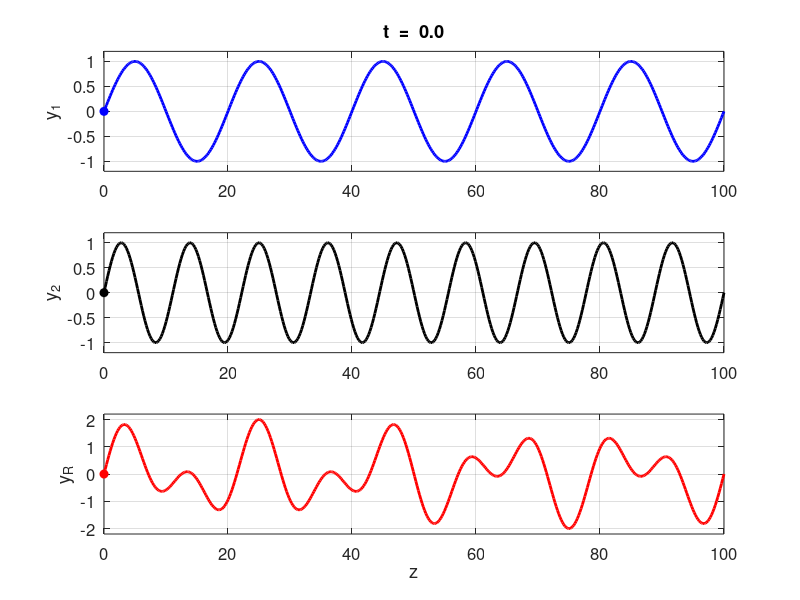

The MATLAB script that drew this image: (Note: this script raises an error after producing the figure.)
% p001.m    

% PHOTONICS and WAVES  Phase and Group Velocity Animations
% Ian Cooper
% email: ian.cooper@sydney.edu.au
% School of Physics, University of Sydney
% 180913 / Matlab version R2018a

% DOING PHYSICS WITH MATLAB 
%    http://www.physics.usyd.edu.au/teach_res/mp/mphome.htm
% Reference page for documentation and notes
%    http://www.physics.usyd.edu.au/teach_res/mp/doc/chaos10.pdf
%    http://www.physics.usyd.edu.au/teach_res/mp/doc/chaos11.pdf
%  

clear
close all
clc

% ANIMATION and GIF file ==============================================
% Show and Save animation as a gif file (0 no)  (1 yes) for flagAG
    flagAG = 1;    
% file name for animated gif   
    ag_name = 'ag_photonics.gif'; 
% Delay in seconds before displaying the next image  
    delay = 0.20;
    frame1 = 0;

flagM = 1;

% Simulation time
  tMax = 10;
  nT = 80;
  t = linspace(0,tMax,nT);

% Z axis
  nZ = 500;
  zMax = 100;
  z = linspace(0,zMax,nZ);

% Amplitude
  A1 = 1; A2 = 1;
% Wavefunction  
  y1 = zeros(nZ,nT);
  y2 = zeros(nZ,nT);
  yR = zeros(nZ,nT);  

% NON DISPERIVE MEDIUM ================================================    
if flagM == 1
% Wavelength
  wL1 = 20;
% Phase velocity
  v1 = 10; v2 = v1;
% Increase in angular velocity
  dw = 0.8;    
% Angular velocity (omega w) / frequency / period
  f1 = v1 / wL1;  T1 = 1/f1;  w1 = 2*pi*f1;
  w2 = (1+dw)*w1; f2 = w2/(2*pi); T2 = 1/f2;
% Wavenumber
  k1 = w1/v1; k2 = w2/v1; wL2 = 2*pi/k2;
% Group Velocity
  vG = (w2-w1)/(k2-k1);
end


% DISPERSIVE MEDIUM ==================================================
if flagM == 2
% Frequency
  f1 = 0.5; f2 = 2;
% Phase velocity
  v1 = 10; v2 = 8;
% Angular velocity (omega w) / Wavenumber
  w1  = 2*pi*f1;   w2  = 2*pi*f2;
  k1  = (w1/v1); k2  = (w2/v2);
  wL1 = 2*pi/k1;   wL2 = 2*pi/k1;
% Group Velocity
  vG = (w2-w1)/(k2-k1);
end 
% WAVE FUNCTIONS  =====================================================  
  for c = 1 : nT
      y1(:,c) = A1.*sin(k1.*z - w1*t(c));
      y2(:,c) = A2.*sin(k2.*z - w2*t(c));
      yR(:,c) = y1(:,c) + y2(:,c);
  end
   
% GRAPHICS  ===========================================================
figure(1)
  set(gcf,'units','normalized');
  set(gcf,'position',[0.02 0.05 0.3 0.65]);
  set(gcf,'color','w');
  
  for c = 1 : nT
    subplot(3,1,1)
     xP = z; yP = y1(:,c);
     plot(xP,yP,'b','linewidth',2);
     hold on
     xP = v1*t(c); yP = 0;
     Hplot = plot(xP,yP,'bo');
     set(Hplot,'markerfacecolor','b')
     grid on
     ylim([-1.2 1.2])
     ylabel('y_1')
     txt = sprintf('t  =  %2.1f',t(c));
     title(txt)
     set(gca,'fontsize',12)
     hold off
    
     subplot(3,1,2)
     xP = z; yP = y2(:,c);
     plot(xP,yP,'k','linewidth',2);
     hold on
     xP = v2*t(c); yP = 0;
     Hplot = plot(xP,yP,'ko');
     set(Hplot,'markerfacecolor','k')
     grid on
     ylim([-1.2 1.2])
     ylabel('y_2')
     set(gca,'fontsize',12) 
     hold off
     
    subplot(3,1,3)
     xP = z; yP = yR(:,c);
     plot(xP,yP,'r','linewidth',2);
     hold on
     xP = vG*t(c); yP = 0;
     Hplot = plot(xP,yP,'ro');
     set(Hplot,'markerfacecolor','r')
     grid on
     ylim([-2.2 2.2])
     ylabel('y_R')
     xlabel('z')
     set(gca,'fontsize',12)
     hold off 
     pause(0.25);
     
  % Save animation 
    if flagAG == 1
       frame1 = frame1 + 1;
         frame = getframe(1);
         im = frame2im(frame);
         [imind,cm] = rgb2ind(im,256);
         % On the first loop, create the file. In subsequent loops, append.
         if frame1 == 1
           imwrite(imind,cm,ag_name,'gif','DelayTime',delay,'loopcount',inf);
         else
          imwrite(imind,cm,ag_name,'gif','DelayTime',delay,'writemode','append');
         end
    end    
  end
